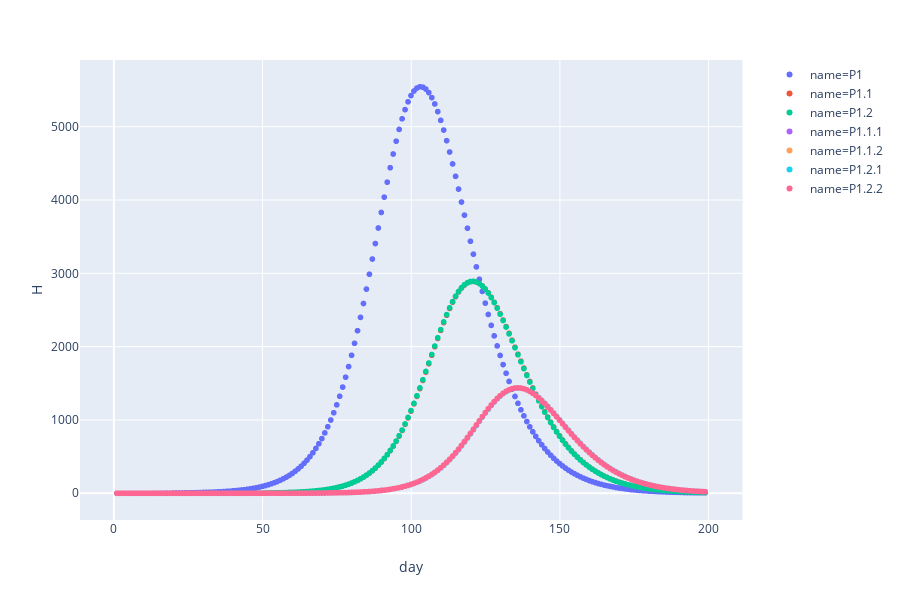

Write notebook code for a chart like this one.
### Code cell
fig = px.scatter(resultsDF, x="day", y="H", color="name")
fig.show()

### Figure 1 — Plotly figure (JSON) as saved in the notebook; plotly's stock layout.template omitted (floating-point values rounded to 4 significant figures; data arrays with more than 128 entries replaced by an {"elided": "..."} marker saying what was removed)
{"data": [{"hoverlabel": {"namelength": 0}, "hovertemplate": "name=P1<br>day=%{x}<br>H=%{y}", "legendgroup": "name=P1", "marker": {"color": "#636efa", "symbol": "circle"}, "mode": "markers", "name": "name=P1", "showlegend": true, "type": "scattergl", "x": {"elided": "199 int values"}, "xaxis": "x", "y": {"elided": "199 float values"}, "yaxis": "y"}, {"hoverlabel": {"namelength": 0}, "hovertemplate": "name=P1.1<br>day=%{x}<br>H=%{y}", "legendgroup": "name=P1.1", "marker": {"color": "#EF553B", "symbol": "circle"}, "mode": "markers", "name": "name=P1.1", "showlegend": true, "type": "scattergl", "x": {"elided": "199 int values"}, "xaxis": "x", "y": {"elided": "199 float values"}, "yaxis": "y"}, {"hoverlabel": {"namelength": 0}, "hovertemplate": "name=P1.2<br>day=%{x}<br>H=%{y}", "legendgroup": "name=P1.2", "marker": {"color": "#00cc96", "symbol": "circle"}, "mode": "markers", "name": "name=P1.2", "showlegend": true, "type": "scattergl", "x": {"elided": "199 int values"}, "xaxis": "x", "y": {"elided": "199 float values"}, "yaxis": "y"}, {"hoverlabel": {"namelength": 0}, "hovertemplate": "name=P1.1.1<br>day=%{x}<br>H=%{y}", "legendgroup": "name=P1.1.1", "marker": {"color": "#ab63fa", "symbol": "circle"}, "mode": "markers", "name": "name=P1.1.1", "showlegend": true, "type": "scattergl", "x": {"elided": "199 int values"}, "xaxis": "x", "y": {"elided": "199 float values"}, "yaxis": "y"}, {"hoverlabel": {"namelength": 0}, "hovertemplate": "name=P1.1.2<br>day=%{x}<br>H=%{y}", "legendgroup": "name=P1.1.2", "marker": {"color": "#FFA15A", "symbol": "circle"}, "mode": "markers", "name": "name=P1.1.2", "showlegend": true, "type": "scattergl", "x": {"elided": "199 int values"}, "xaxis": "x", "y": {"elided": "199 float values"}, "yaxis": "y"}, {"hoverlabel": {"namelength": 0}, "hovertemplate": "name=P1.2.1<br>day=%{x}<br>H=%{y}", "legendgroup": "name=P1.2.1", "marker": {"color": "#19d3f3", "symbol": "circle"}, "mode": "markers", "name": "name=P1.2.1", "showlegend": true, "type": "scattergl", "x": {"elided": "199 int values"}, "xaxis": "x", "y": {"elided": "199 float values"}, "yaxis": "y"}, {"hoverlabel": {"namelength": 0}, "hovertemplate": "name=P1.2.2<br>day=%{x}<br>H=%{y}", "legendgroup": "name=P1.2.2", "marker": {"color": "#FF6692", "symbol": "circle"}, "mode": "markers", "name": "name=P1.2.2", "showlegend": true, "type": "scattergl", "x": {"elided": "199 int values"}, "xaxis": "x", "y": {"elided": "199 float values"}, "yaxis": "y"}], "layout": {"height": 600, "legend": {"tracegroupgap": 0}, "margin": {"t": 60}, "xaxis": {"anchor": "y", "domain": [0, 0.98], "title": {"text": "day"}}, "yaxis": {"anchor": "x", "domain": [0, 1], "title": {"text": "H"}}}}
